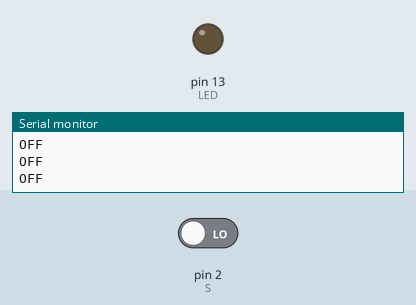
Recording of a sketch running on a simulated Arduino Uno, built with avr-gcc and run on an emulated ATmega328P. Parts: output pins drawn as LEDs (lit = HIGH), the last lines printed to the serial monitor. The test bench sets the inputs (shaded band); at power-on: pin 2 (S) LOW.

Above: at 1.2 s.
1.3 s: pin 2 (S) driven HIGH
At 2.3 s:
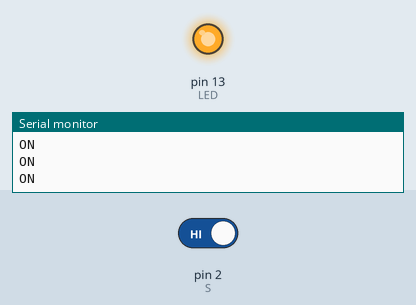
2.9 s: pin 2 (S) driven LOW
At 3.5 s:
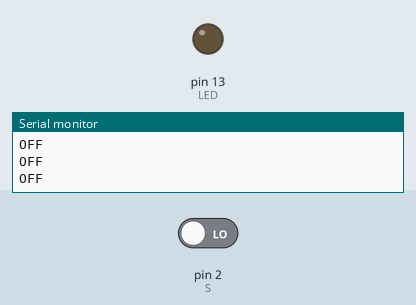
Timing chart, 0 to 5.9 s (numbered marks = the images above; inputs shaded):
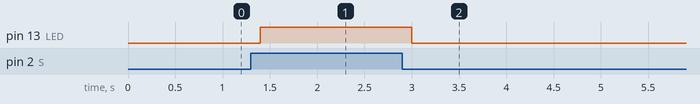

Measured:
- after the input at 1.3 s, pin 13 (LED): LOW → HIGH after 0.10 s
- after the input at 2.9 s, pin 13 (LED): HIGH → LOW after 0.10 s

The sketch:

tilt.ino
```cpp
// Pin Connections
int S = 2;
int LED = 13;

void setup()
{
    Serial.begin(9600);
    pinMode(S, INPUT);
    pinMode(LED, OUTPUT);
}

void loop()
{
    if (digitalRead(S))
    {
        digitalWrite(LED, HIGH);
        Serial.print("\nON");
    }
    else
    {
        digitalWrite(LED, LOW);
        Serial.print("\nOFF");
    }

    delay(200);
}
```
